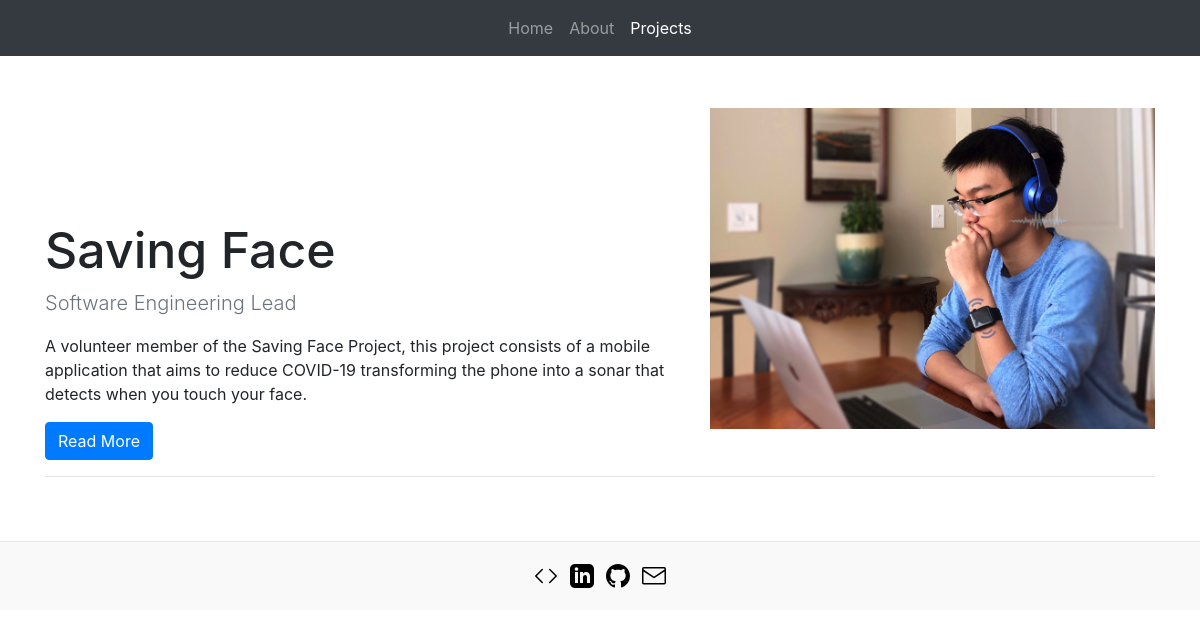
The app's page /projects with its own data.
### app/models.py (models this page shows)
class Project(models.Model):
    title = models.CharField(max_length=100)
    position = models.CharField(max_length=100)
    shortDescription = models.TextField()
    description = models.TextField()
    technologies = models.CharField(max_length=100)
    image = models.FilePathField(path="app\static\img")

### app/views.py (the view)
# urls.py: path('projects', views.projects, name='projects'),
def projects(request):
    projects = Project.objects.all()
    context = {
        'projects_page': 'active',
        'styles': style,
        'projects': projects
    }
    return render(request, 'projects.html', context)

### app/templates/projects.html (shortened to what this page needs)
{% extends "base.html" %}
{% load static %}
{% block page_content %}
<link href="{% static styles %}" rel="stylesheet">
<div class="container project">
    {% if projects|length == 0 %}
    <h2 class="text-muted" style="text-align: center; width: 100%;">There are no current projects to show</h2>
    {% else %}
    {% for project in projects %}
    {% if not forloop.counter|divisibleby:2 %}
    <div class="row featurette">
        <div class="col-md-7">
            <h2 class="featurette-heading">{{ project.title }}</span>
            </h2>
            <p class="text-muted lead">{{ project.position }}</p>
            <p>{{ project.shortDescription }}</p>
            <a href="{% url 'project_detail' project.pk %}" class="btn btn-primary">
                Read More
            </a>
        </div>
        <div class="col-md-5">
            <img src="{% static project.image %}" width="100%">
        </div>
    </div>
    <hr class="featurette-divider">
    {% endif %}
    {% endfor %}
    {% endif %}
</div>
{% endblock %}

### app/static/styles/styles.css (style rules this page uses)
@media (min-width: 40em) { .featurette-heading { font-size: 50px; } }
@media (min-width: 62em) { .featurette-heading { margin-top: 7rem; } }
.project { margin-top: 60px; }

### records on screen
Project: title "Saving Face", position "Software Engineering Lead", shortDescription "A volunteer member of the Saving Face Project, this project consists of a mobile application that aims to reduce COVID-19 transforming the phone into a sonar that detects when you touch your face.", image (picture)
